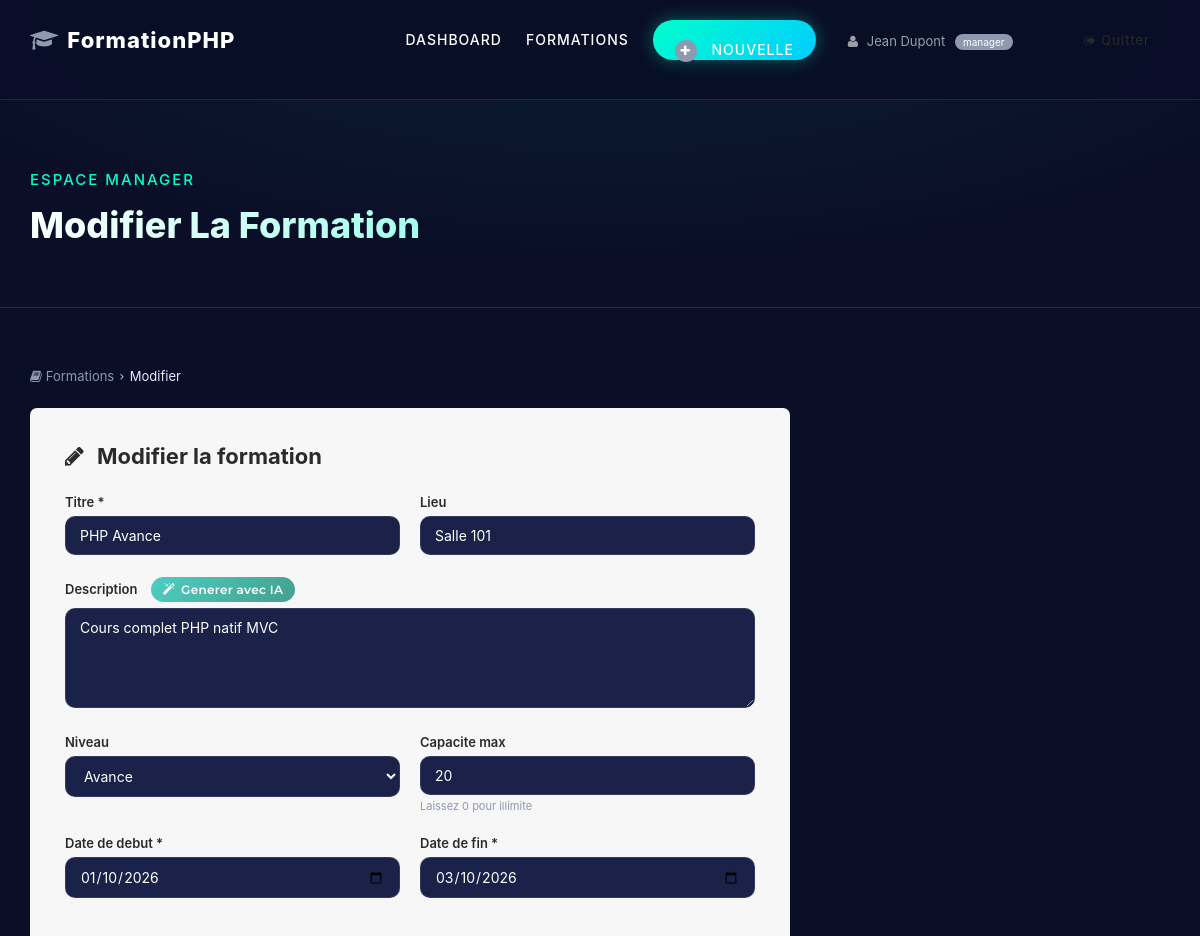
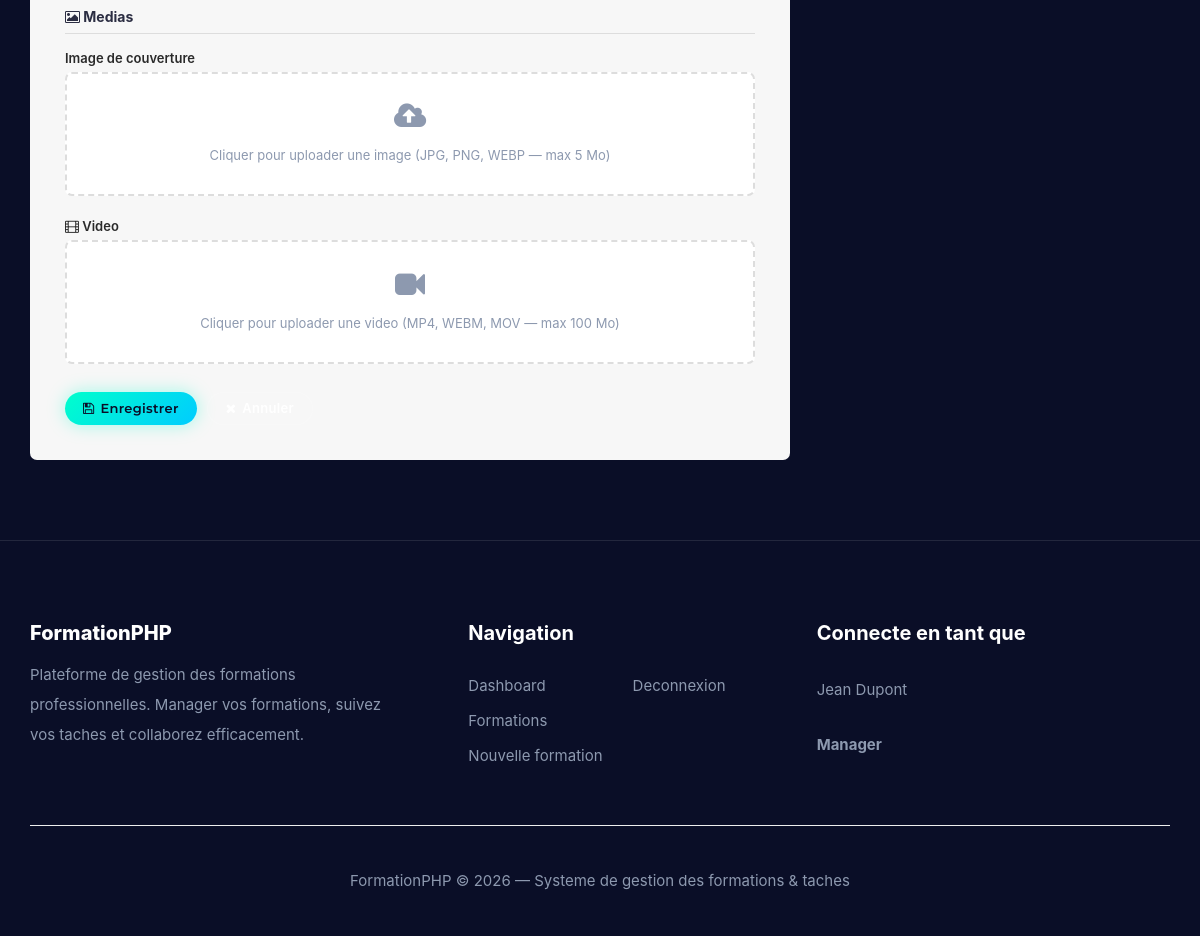
Page /index.php?role=manager&action=formation_edit&id=1 (signed in) on the committed database (2 pictures, top to bottom).
### tables this page shows
CREATE TABLE IF NOT EXISTS formations (
    id           INT AUTO_INCREMENT PRIMARY KEY,
    titre        VARCHAR(200) NOT NULL,
    description  TEXT,
    lieu         VARCHAR(200) DEFAULT '',
    niveau       ENUM('debutant','intermediaire','avance') DEFAULT 'debutant',
    capacite_max INT DEFAULT 0 COMMENT '0 = illimite',
    date_debut   DATE NOT NULL,
    date_fin     DATE NOT NULL,
    manager_id   INT NOT NULL,
    image_path   VARCHAR(500) DEFAULT NULL,
    video_url    VARCHAR(500) DEFAULT NULL,
    created_at   TIMESTAMP DEFAULT CURRENT_TIMESTAMP,
    FOREIGN KEY (manager_id) REFERENCES managers(id) ON DELETE CASCADE
);

### Controller/ManagerController.php (called while the page is built, shortened)
<?php
require_once __DIR__ . '/../Model/repositories/FormationRepository.php';
class ManagerController {
    private FormationRepository $fm;
    public function __construct() {
        $this->fm         = new FormationRepository();
    }
    public function handle(string $action): void {
        match($action) {
            'dashboard'          => $this->dashboard(),
            'formations'         => $this->formations(),
            'formation_add'      => $this->formationAdd(),
            'formation_edit'     => $this->formationEdit(),
            'formation_delete'   => $this->formationDelete(),
            'participants'       => $this->participants(),
            'participant_add'    => $this->participantAdd(),
            'participant_remove' => $this->participantRemove(),
            'taches'             => $this->taches(),
            'tache_add'          => $this->tacheAdd(),
            'tache_edit'         => $this->tacheEdit(),
            'tache_delete'       => $this->tacheDelete(),
            'comment_add'        => $this->commentAdd(),
            'comment_delete'     => $this->commentDelete(),
            'translate'          => $this->translateAction(),
            'ai_describe'        => $this->aiDescribe(),
            default              => $this->dashboard(),
        };
    }
    private function formationEdit(): void {
        $id = (int)($_GET['id'] ?? 0);
        $f  = $this->fm->getById($id);
        $errors = [];
        if ($_SERVER['REQUEST_METHOD'] === 'POST') {
            $d = [
                'titre'       => trim($_POST['titre']        ?? ''),
                'description' => trim($_POST['description']  ?? ''),
                'lieu'        => trim($_POST['lieu']         ?? ''),
                'niveau'      => $_POST['niveau']            ?? 'debutant',
                'capacite_max'=> trim($_POST['capacite_max'] ?? ''),
                'dateDebut'   => $_POST['date_debut']        ?? '',
                'dateFin'     => $_POST['date_fin']          ?? '',
            ];
            $errors = $this->validateFormation($d);
            if (!$errors) {
                $cap       = ($d['capacite_max'] === '') ? 0 : (int)$d['capacite_max'];
                $imagePath = $this->handleUpload('image', 'formations');
                $videoPath = $this->handleVideoUpload('video', 'formations');
                $this->fm->update(
                    $id,$d['titre'],$d['description'],$d['lieu'],$d['niveau'],
                    $cap,$d['dateDebut'],$d['dateFin'],
                    $imagePath, $videoPath
                );
                $this->redirect('formations', 'Formation mise a jour.');
                return;
            }
        } else {
            $d = [
                'titre'=>$f['titre'],'description'=>$f['description'],'lieu'=>$f['lieu'],
                'niveau'=>$f['niveau'],'capacite_max'=>$f['capacite_max'],
                'dateDebut'=>$f['date_debut'],'dateFin'=>$f['date_fin'],
                'video_path'=>$f['video_url'] ?? '',
            ];
        }
        $this->render('manager/formation_form', ['errors'=>$errors,'edit'=>true,'formation_id'=>$id,'formation'=>$f] + $d);
    }
    private function render(string $view, array $data = []): void {
        extract($data);
        require __DIR__ . '/../View/backoffice/' . $view . '.php';
    }
}

### Model/repositories/FormationRepository.php (called while the page is built, shortened)
<?php
class FormationRepository {
    private PDO $db;
    public function __construct() { $this->db = getDB(); }
    public function getById(int $id): array|false {
        $s = $this->db->prepare("
            SELECT f.*, m.nom AS mgr_nom, m.prenom AS mgr_prenom, m.email AS mgr_email
            FROM formations f JOIN managers m ON m.id = f.manager_id WHERE f.id = ?
        ");
        $s->execute([$id]); return $s->fetch();
    }
}

### config/database.php (called while the page is built, shortened)
<?php
function getDB(): PDO {
    static $pdo = null;
    if ($pdo === null) {
        $dsn = "mysql:host=".DB_HOST.";dbname=".DB_NAME.";charset=".DB_CHARSET;
        $opts = [
            PDO::ATTR_ERRMODE            => PDO::ERRMODE_EXCEPTION,
            PDO::ATTR_DEFAULT_FETCH_MODE => PDO::FETCH_ASSOC,
            PDO::ATTR_EMULATE_PREPARES   => false,
        ];
        try { $pdo = new PDO($dsn, DB_USER, DB_PASS, $opts); }
        catch (PDOException $e) {
            die("<div style='color:red;padding:20px'><h2>Erreur connexion DB</h2><p>".htmlspecialchars($e->getMessage())."</p></div>");
        }
    }
    return $pdo;
}

### config/autoload.php (called while the page is built)
<?php
require_once __DIR__ . '/database.php';
spl_autoload_register(function (string $class): void {
    $base = dirname(__DIR__);
    $candidates = [
        $base . '/Model/'       . $class . '.php',
        $base . '/Model/repositories/' . $class . '.php',
        $base . '/Model/services/'     . $class . '.php',
        $base . '/Controller/'  . $class . '.php',
    ];
    foreach ($candidates as $f) {
        if (is_file($f)) { require_once $f; return; }
    }
});

### View/backoffice/manager/formation_form.php (the view, shortened to what this page needs)
<?php
require __DIR__ . '/../layout/header.php';
?>
<div class="app-breadcrumb">
  <a href="index.php?role=manager&action=formations"><i class="fa fa-book"></i> Formations</a>
  <span class="sep"><i class="fa fa-angle-right"></i></span>
  <span><?= ($edit ?? false) ? 'Modifier' : 'Nouvelle formation' ?></span>
</div>
<div class="form-card">
  <h3><i class="fa fa-<?= ($edit??false)?'pencil':'plus-circle' ?>" style="margin-right:8px"></i>
    <?= ($edit ?? false) ? 'Modifier la formation' : 'Creer une formation' ?>
  </h3>
  <form method="POST" enctype="multipart/form-data"
        action="index.php?role=manager&action=<?= ($edit??false) ? 'formation_edit&id='.($formation_id??0) : 'formation_add' ?>">
    <div class="form-row-2">
      <div class="form-field">
        <label>Titre *</label>
        <input type="text" name="titre" value="<?= htmlspecialchars($titre ?? '') ?>" required placeholder="Titre de la formation">
      </div>
      <div class="form-field">
        <label>Lieu</label>
        <input type="text" name="lieu" value="<?= htmlspecialchars($lieu ?? '') ?>" placeholder="Salle, ville...">
      </div>
    </div>
    <div class="form-field">
      <label>Description
        <button type="button" id="aiBtn" class="btn-app btn-app-success btn-app-sm" style="margin-left:10px">
          <i class="fa fa-magic"></i> Generer avec IA
        </button>
      </label>
      <textarea name="description" id="descField" rows="4" placeholder="Decrivez la formation..."><?= htmlspecialchars($description ?? '') ?></textarea>
    </div>
    <div class="form-row-2">
      <div class="form-field">
        <label>Niveau</label>
        <select name="niveau">
          <?php foreach (Formation::NIVEAUX as $key => $label): ?>
          <option value="<?= $key ?>" <?= ($niveau??'debutant')===$key?'selected':'' ?>><?= $label ?></option>
          <?php endforeach; ?>
        </select>
      </div>
      <div class="form-field">
        <label>Capacite max</label>
        <input type="number" name="capacite_max" value="<?= htmlspecialchars($capacite_max ?? '') ?>" min="0" placeholder="0 = illimite">
        <span class="hint">Laissez 0 pour illimite</span>
      </div>
    </div>
    <div class="form-row-2">
      <div class="form-field">
        <label>Date de debut *</label>
        <input type="date" name="date_debut" value="<?= htmlspecialchars($dateDebut ?? '') ?>" required>
      </div>
      <div class="form-field">
        <label>Date de fin *</label>
        <input type="date" name="date_fin" value="<?= htmlspecialchars($dateFin ?? '') ?>" required>
      </div>
    </div>
    <div class="form-section-title"><i class="fa fa-image"></i> Medias</div>
    <div class="form-field">
      <label>Image de couverture</label>
      <div class="upload-zone" onclick="document.getElementById('imgFile').click()">
        <div class="up-icon"><i class="fa fa-cloud-upload"></i></div>
        <p>Cliquer pour uploader une image (JPG, PNG, WEBP — max 5 Mo)</p>
      </div>
    </div>
    <div class="form-field">
      <label><i class="fa fa-film"></i> Video</label>
      <div class="upload-zone" onclick="document.getElementById('vidFile').click()">
        <div class="up-icon"><i class="fa fa-video-camera"></i></div>
        <p>Cliquer pour uploader une video (MP4, WEBM, MOV — max 100 Mo)</p>
      </div>
    </div>
    <div class="form-actions">
      <button type="submit" class="btn-app btn-app-primary">
        <i class="fa fa-<?= ($edit??false)?'save':'plus' ?>"></i>
        <?= ($edit ?? false) ? 'Enregistrer' : 'Creer la formation' ?>
      </button>
      <a href="index.php?role=manager&action=formations" class="btn-app btn-app-gray">
        <i class="fa fa-times"></i> Annuler
      </a>
    </div>
  </form>
</div>
<?php require __DIR__ . '/../layout/footer.php'; ?>

### View/public/css/templatemo-plot-listing.css (style rules this page uses)
html, body, div, span, applet, object, iframe, h1, h2, h3, h4, h5, h6, p, blockquote, div pre, a, abbr, acronym, address, big, cite, code, del, dfn, em, font, img, ins, kbd, q, s, samp, small, strike, strong, sub, sup, tt, var, b, u, i, center, dl, dt, dd, ol, ul, li, figure, header, nav, section, article, aside, footer, figcaption { margin: 0; padding: 0; border: 0; outline: 0; }
* { box-sizing: border-box; }
html, body { font-family: 'Montserrat', sans-serif; font-weight: 400; background-color: #fff; -ms-text-size-adjust: 100%; -webkit-font-smoothing: antialiased; -moz-osx-font-smoothing: grayscale; }
a { text-decoration: none !important; }
h1, h2, h3, h4, h5, h6 { margin-top: 0px; margin-bottom: 0px; }
p { font-size: 15px; line-height: 30px; color: #2a2a2a; }
html, body { background: #fff; font-family: 'Montserrat', sans-serif; }

### View/public/css/app.css (style rules this page uses)
.btn-app { display: inline-flex; align-items: center; gap: 6px; padding: 9px 18px; border-radius: 7px; font-size: 13px; font-weight: 600; cursor: pointer; border: none; transition: all .3s; text-decoration: none !important; line-height: 1; font-family: 'Montserrat', sans-serif; }
.btn-app i { font-size: 13px; }
.btn-app-primary { background: #2b2d42; color: #fff; }
.btn-app-gray { background: #8d99af; color: #fff; }
.btn-app-success { background: #28a745; color: #fff; }
.btn-app-sm { padding: 6px 12px; font-size: 12px; }
.form-card { background: #f7f7f7; border-radius: 7px; padding: 35px; max-width: 760px; }
.form-card h3 { font-size: 22px; font-weight: 700; color: #2a2a2a; margin-bottom: 25px; }
.form-row-2 { display: grid; grid-template-columns: 1fr 1fr; gap: 20px; }
.form-field { margin-bottom: 22px; }
.form-field label { display: block; font-weight: 600; font-size: 13px; color: #2a2a2a; margin-bottom: 6px; }
.form-field input[type=text], .form-field input[type=email], .form-field input[type=password], .form-field input[type=number], .form-field input[type=date], .form-field input[type=url], .form-field select, .form-field textarea { width: 100%; padding: 10px 14px; border: 1px solid #ddd; border-radius: 7px; font-size: 14px; font-family: 'Montserrat', sans-serif; background: #fff; color: #2a2a2a; transition: border-color .3s; box-sizing: border-box; }
.form-field textarea { resize: vertical; min-height: 100px; }
.form-field .hint { font-size: 11px; color: #8d99af; margin-top: 4px; display: block; }
.form-section-title { font-size: 14px; font-weight: 700; color: #2b2d42; padding-bottom: 8px; border-bottom: 1px solid #ddd; margin: 24px 0 16px; }
.form-actions { display: flex; gap: 10px; margin-top: 28px; }
.upload-zone { border: 2px dashed #ddd; border-radius: 7px; padding: 24px; text-align: center; cursor: pointer; background: #fff; transition: all .3s; }
.upload-zone .up-icon { font-size: 30px; color: #8d99af; margin-bottom: 6px; }
.upload-zone p { font-size: 13px; color: #8d99af; margin: 0; }
.app-breadcrumb { display: flex; align-items: center; gap: 6px; flex-wrap: wrap; font-size: 13px; color: #8d99af; margin-bottom: 24px; }
.app-breadcrumb a { color: #8d99af; }
.app-breadcrumb .sep { font-size: 10px; }

### rows in the picture
formations: titre "PHP Avance", lieu "Salle 101", description "Cours complet PHP natif MVC", niveau "Avance", capacite_max "20", date_debut "01/10/2026", date_fin "03/10/2026"

### other values in the picture
$_SESSION['user_nom'] "Jean Dupont"
$role "manager"
$pageTitle "Modifier La Formation"
